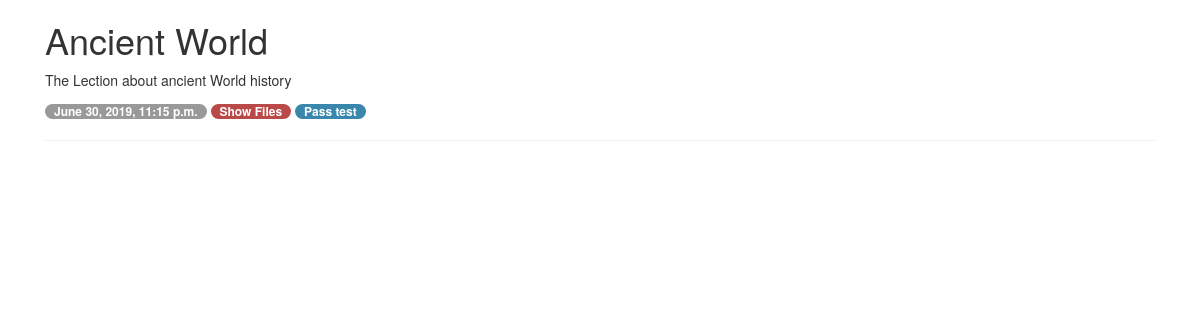
Page /show/course-lessons-of/World History/for-user/World History on the committed database.
### quiz/models.py (models this page shows)
class Lesson(models.Model):
        name = models.CharField(max_length=64)
        description = models.CharField(max_length=500, null=True, blank=True)
        course = models.ForeignKey(Course, on_delete=models.CASCADE)
        created_on = models.DateTimeField(auto_now_add=True)
        updated_on = models.DateTimeField(auto_now=True)
        class Meta:
                unique_together = ("name", "course")

### quiz/views.py (the view)
# urls.py: path('show/course-lessons-of/<str:coursename>/for-user/<str:username>', views.show_course_lessons,name = 'show_course_lessons'),
def show_course_lessons(request,coursename,username):
    course = Course.objects.get(name = coursename)
    lessons = Lesson.objects.filter(course = course ).all()
    return render(request,"show_course_lessons.html",{"username":username,"lessons": lessons, "coursename":coursename})

### quiz/templates/show_course_lessons.html (shortened to what this page needs)
<!DOCTYPE html>
<html lang="en">
<head>
    <link href="//netdna.bootstrapcdn.com/bootstrap/3.0.0/css/bootstrap.min.css" rel="stylesheet" id="bootstrap-css">
</head>
<body>
{% if lessons %}
                {% for lesson in lessons %}
                     <div class="container">
<div class="col-md-12">
    <h1>{{ lesson.name }}</h1>
    <p> {{lesson.description  }}</p>
    <div>
<span class="badge">{{ lesson.created_on }}</span>
<span class="badge badge-error"> <a href="{% url 'show_lesson_files' coursename lesson.name %}" > <font color="FFFFFF">Show Files  </font></a></span>
        <span class="badge badge-info"> <a href="{% url 'pass_tests_for_lesson' coursename lesson.name  username %}" > <font color="FFFFFF"> Pass test </font></a></span>
    </div>
    <hr>
</div>
</div>
                {% endfor %}
        {% else %}
            <p>No courses for subscription</p>
        {% endif %}
</body>
</html>

### quiz/templates/show_course_lessons.html (style rules this page uses)
.badge { padding: 1px 9px 2px; font-size: 12.025px; font-weight: bold; white-space: nowrap; color: #ffffff; background-color: #999999; -webkit-border-radius: 9px; -moz-border-radius: 9px; border-radius: 9px; }
.badge-error { background-color: #b94a48; }
.badge-info { background-color: #3a87ad; }

### rows in the picture
Lesson: name "Ancient World", description "The Lection about ancient World history", created_on "June 30, 2019, 11:15 p.m."
